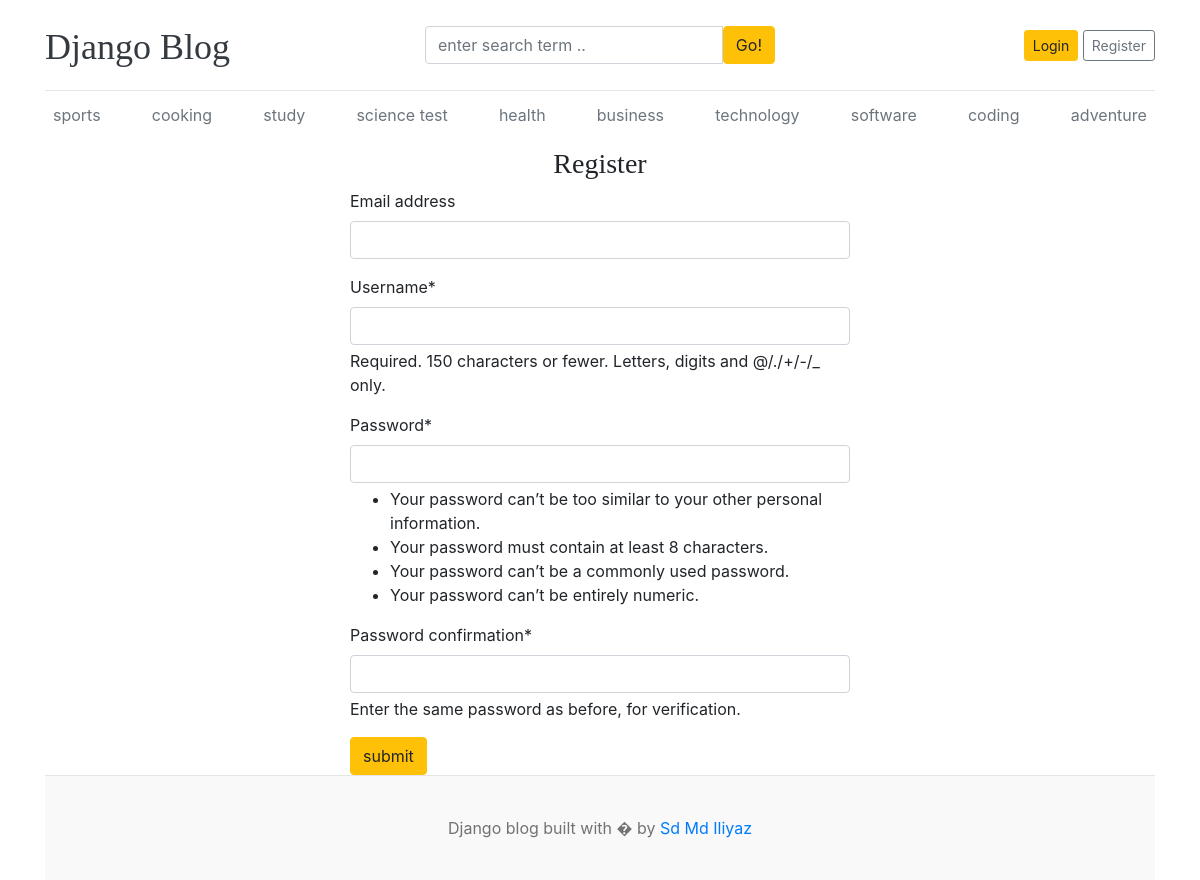
Screenshot of /Register/ with the database file from the repository.
### blog_app/models.py (models this page shows, shortened)
class Category(models.Model):
    category_name = models.CharField(max_length=100 , unique=True)
    created_at = models.DateTimeField(auto_now_add=True)
    updated_at = models.DateTimeField(auto_now=True)
    class Meta:
        verbose_name_plural = 'Categories'

### blog_main/views.py (the view)
# urls.py: path('Register/',views.Register,name='Register'),
def Register(request):
    if request.method == "POST":
        form=RegistrationForm(request.POST)
        if form.is_valid():
            form.save()
            return redirect('Register')
    else:
        form=RegistrationForm()
    context = {
        'form':form,
    }
    return render(request,'register.html',context)

### blog_main/forms.py
class RegistrationForm(UserCreationForm):
    class Meta:
        model=User
        fields=('email','username','password1','password2')

### blog_app/context_processors.py (called while the page is built)
def get_category(request):
    categories=Category.objects.all()
    return dict(categories=categories)

def get_sociallinks(request):
    social_link=SocialLink.objects.all()
    return dict(social_link=social_link)

### templates/register.html (shortened to what this page needs)
{% extends 'base.html' %}
{% block content %}
{% load crispy_forms_tags%}
<h3 class='text-center'>Register</h3>
<form action="{% url 'Register' %}" method="POST" style="width: 500px;margin:auto; " >
    {{ form | crispy  }}
    <button type="submit" class="btn btn-warning"> submit</button>
</form>
{% endblock %}

### templates/base.html (shortened to what this page needs)
 {% load static %}
<!DOCTYPE html>
<html lang="en">
<head>
    <link href="https://getbootstrap.com/docs/4.0/dist/css/bootstrap.min.css" rel="stylesheet">
    <link href="{% static 'css/blog.css' %}" rel="stylesheet">
    <link rel="stylesheet" href="https://cdnjs.cloudflare.com/ajax/libs/font-awesome/4.7.0/css/font-awesome.min.css">
  </head>
<body>
    <div class="container">
      <header class="blog-header py-3">
        <div class="row flex-nowrap justify-content-between align-items-center">
          <div class="col-4 pt-1">
            <a class="blog-header-logo text-dark" href="/">Django Blog</a>
          </div>
          <div class = 'col-4'>
            <form action='{% url 'search' %}' method="GET">
              <div class='input-group'>
                <input name="keyword" type="text" value="{{ keyword }}" class="form-control" placeholder="enter search term .. " area-label="enter Search" >
                <button type="submit" class="btn btn-warning" type='button'>Go!</button>
              </div>
            </form>
          </div>
          <div class="col-4 d-flex justify-content-end align-items-center">
            {% if not user.is_authenticated %}
            <a class="btn btn-sm btn-warning" href="{% url 'login' %}">Login</a> &nbsp;
            <a class="btn btn-sm btn-outline-secondary" href="{% url 'Register' %}">Register</a>
            {% else %}
            <b>{{ user }}</b>&emsp;
            <span><a href='{% url 'dashboard' %}'>Dashboard</a></span>&emsp;
            <span><a href="{% url 'logout' %}">logout</a></span>
            {% endif %}
          </div>
        </div>
      </header>
      <div class="nav-scroller py-1 mb-2">
        <nav class="nav d-flex justify-content-between">
          {% for cat in categories %}
          <a class="p-2 text-muted" href="{% url 'post_by_category' cat.id %}">{{ cat.category_name }} </a>
          {% endfor %}
        </nav>
      </div>
 {% block content %}
 {% endblock %}
 <footer class="blog-footer">
  <p>Django blog built with � by <a href="#">Sd Md Iliyaz</a></p>
 </footer>
 </body>
</html>

### blog_main/static/css/blog.css (style rules this page uses)
.blog-header { border-bottom: 1px solid #e5e5e5; }
.blog-header-logo { font-family: "Playfair Display", Georgia, "Times New Roman", serif; font-size: 2.25rem; }
h1, h2, h3, h4, h5, h6 { font-family: "Playfair Display", Georgia, "Times New Roman", serif; }
.blog-footer { padding: 2.5rem 0; color: #727272; text-align: center; background-color: #f9f9f9; border-top: .05rem solid #e5e5e5; }
.blog-footer p:last-child { margin-bottom: 0; }

### rows the page displays
Category: category_name "sports"
Category: category_name "cooking"
Category: category_name "study"
Category: category_name "science test"
Category: category_name "health"
Category: category_name "business"
Category: category_name "technology"
Category: category_name "software"
Category: category_name "coding"
Category: category_name "adventure"
